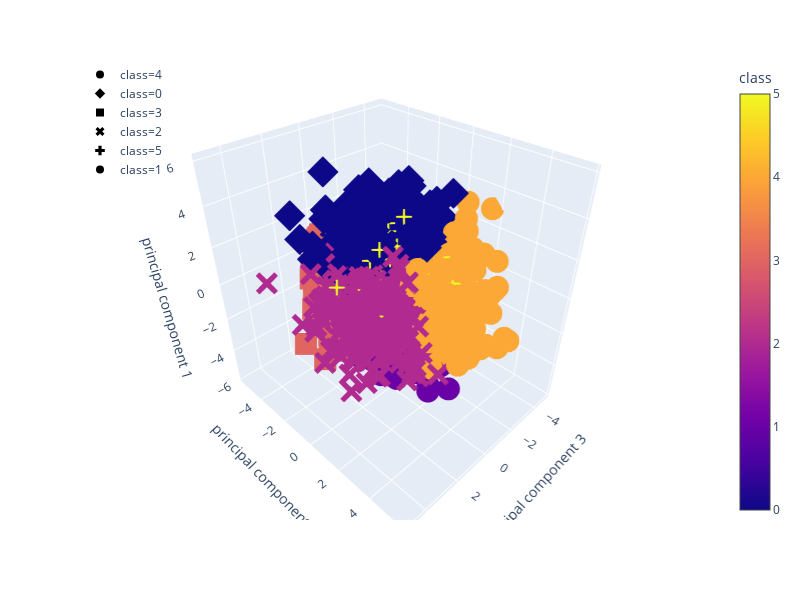

This figure's notebook cell:
### Markdown cell above
7. Plot the resulting clusters, use the appropriate scatter plot depending on the number of dimensions you have.

### Code cell
# Since we have three principal components, a 3D-Scatter plot is going to be created.
fig = px.scatter_3d(
    pca_df_result,
    x="principal component 3",
    y="principal component 2",
    z="principal component 1",
    color="class",
    symbol="class",
    width=800,
)
fig.update_layout(legend=dict(x=0, y=1))
fig.show()

### Figure 1 — Plotly figure (JSON) as saved in the notebook; plotly's stock layout.template omitted (floating-point values rounded to 4 significant figures; data arrays with more than 128 entries replaced by an {"elided": "..."} marker saying what was removed)
{"data": [{"hoverlabel": {"namelength": 0}, "hovertemplate": "class=%{marker.color}<br>principal component 3=%{x}<br>principal component 2=%{y}<br>principal component 1=%{z}", "legendgroup": "class=4", "marker": {"color": {"elided": "312 int values"}, "coloraxis": "coloraxis", "symbol": "circle"}, "mode": "markers", "name": "class=4", "scene": "scene", "showlegend": true, "type": "scatter3d", "x": {"elided": "312 float values"}, "y": {"elided": "312 float values"}, "z": {"elided": "312 float values"}}, {"hoverlabel": {"namelength": 0}, "hovertemplate": "class=%{marker.color}<br>principal component 3=%{x}<br>principal component 2=%{y}<br>principal component 1=%{z}", "legendgroup": "class=0", "marker": {"color": {"elided": "508 int values"}, "coloraxis": "coloraxis", "symbol": "diamond"}, "mode": "markers", "name": "class=0", "scene": "scene", "showlegend": true, "type": "scatter3d", "x": {"elided": "508 float values"}, "y": {"elided": "508 float values"}, "z": {"elided": "508 float values"}}, {"hoverlabel": {"namelength": 0}, "hovertemplate": "class=%{marker.color}<br>principal component 3=%{x}<br>principal component 2=%{y}<br>principal component 1=%{z}", "legendgroup": "class=3", "marker": {"color": {"elided": "335 int values"}, "coloraxis": "coloraxis", "symbol": "square"}, "mode": "markers", "name": "class=3", "scene": "scene", "showlegend": true, "type": "scatter3d", "x": {"elided": "335 float values"}, "y": {"elided": "335 float values"}, "z": {"elided": "335 float values"}}, {"hoverlabel": {"namelength": 0}, "hovertemplate": "class=%{marker.color}<br>principal component 3=%{x}<br>principal component 2=%{y}<br>principal component 1=%{z}", "legendgroup": "class=2", "marker": {"color": {"elided": "431 int values"}, "coloraxis": "coloraxis", "symbol": "x"}, "mode": "markers", "name": "class=2", "scene": "scene", "showlegend": true, "type": "scatter3d", "x": {"elided": "431 float values"}, "y": {"elided": "431 float values"}, "z": {"elided": "431 float values"}}, {"hoverlabel": {"namelength": 0}, "hovertemplate": "class=%{marker.color}<br>principal component 3=%{x}<br>principal component 2=%{y}<br>principal component 1=%{z}", "legendgroup": "class=5", "marker": {"color": {"elided": "332 int values"}, "coloraxis": "coloraxis", "symbol": "cross"}, "mode": "markers", "name": "class=5", "scene": "scene", "showlegend": true, "type": "scatter3d", "x": {"elided": "332 float values"}, "y": {"elided": "332 float values"}, "z": {"elided": "332 float values"}}, {"hoverlabel": {"namelength": 0}, "hovertemplate": "class=%{marker.color}<br>principal component 3=%{x}<br>principal component 2=%{y}<br>principal component 1=%{z}", "legendgroup": "class=1", "marker": {"color": {"elided": "400 int values"}, "coloraxis": "coloraxis", "symbol": "circle"}, "mode": "markers", "name": "class=1", "scene": "scene", "showlegend": true, "type": "scatter3d", "x": {"elided": "400 float values"}, "y": {"elided": "400 float values"}, "z": {"elided": "400 float values"}}], "layout": {"coloraxis": {"colorbar": {"title": {"text": "class"}}, "colorscale": [[0, "#0d0887"], [0.1111, "#46039f"], [0.2222, "#7201a8"], [0.3333, "#9c179e"], [0.4444, "#bd3786"], [0.5556, "#d8576b"], [0.6667, "#ed7953"], [0.7778, "#fb9f3a"], [0.8889, "#fdca26"], [1, "#f0f921"]]}, "height": 600, "legend": {"tracegroupgap": 0, "x": 0, "y": 1}, "margin": {"t": 60}, "scene": {"aspectmode": "auto", "aspectratio": {"x": 0.9016, "y": 1.036, "z": 1.071}, "domain": {"x": [0, 0.98], "y": [0, 1]}, "xaxis": {"title": {"text": "principal component 3"}, "type": "linear"}, "yaxis": {"title": {"text": "principal component 2"}, "type": "linear"}, "zaxis": {"title": {"text": "principal component 1"}, "type": "linear"}}, "width": 800}}
